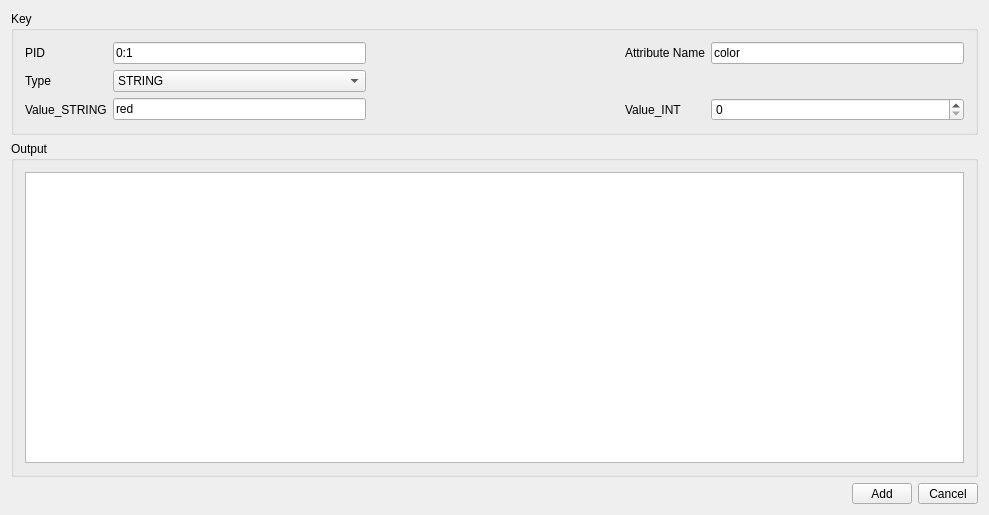
<?xml version="1.0" encoding="UTF-8"?>
<ui version="4.0">
 <class>AddAttrModelDlg</class>
 <widget class="QDialog" name="AddAttrModelDlg">
  <property name="geometry">
   <rect>
    <x>0</x>
    <y>0</y>
    <width>989</width>
    <height>515</height>
   </rect>
  </property>
  <property name="windowTitle">
   <string>AddAttrModelDlg</string>
  </property>
  <layout class="QVBoxLayout" name="verticalLayout" stretch="0,0,0">
   <item>
    <widget class="QGroupBox" name="groupBox_3">
     <property name="title">
      <string>Key</string>
     </property>
     <layout class="QGridLayout" name="gridLayout_4">
      <item row="0" column="4">
       <widget class="QLineEdit" name="lineEdit_attrName">
        <property name="text">
         <string>color</string>
        </property>
       </widget>
      </item>
      <item row="0" column="3">
       <widget class="QLabel" name="label_10">
        <property name="text">
         <string>Attribute Name</string>
        </property>
       </widget>
      </item>
      <item row="0" column="1">
       <widget class="QLineEdit" name="lineEdit_PID">
        <property name="text">
         <string>0:1</string>
        </property>
       </widget>
      </item>
      <item row="2" column="3">
       <widget class="QLabel" name="label_12">
        <property name="text">
         <string>Value_INT</string>
        </property>
       </widget>
      </item>
      <item row="0" column="0">
       <widget class="QLabel" name="label_9">
        <property name="text">
         <string>PID</string>
        </property>
       </widget>
      </item>
      <item row="1" column="0">
       <widget class="QLabel" name="label_11">
        <property name="text">
         <string>Type</string>
        </property>
       </widget>
      </item>
      <item row="2" column="1">
       <widget class="QLineEdit" name="lineEdit_strV">
        <property name="text">
         <string>red</string>
        </property>
       </widget>
      </item>
      <item row="0" column="2">
       <spacer name="horizontalSpacer_6">
        <property name="orientation">
         <enum>Qt::Horizontal</enum>
        </property>
        <property name="sizeHint" stdset="0">
         <size>
          <width>40</width>
          <height>20</height>
         </size>
        </property>
       </spacer>
      </item>
      <item row="1" column="1">
       <widget class="QComboBox" name="comboBox">
        <item>
         <property name="text">
          <string>STRING</string>
         </property>
        </item>
        <item>
         <property name="text">
          <string>INT</string>
         </property>
        </item>
       </widget>
      </item>
      <item row="2" column="4">
       <widget class="QSpinBox" name="spinBox_intV"/>
      </item>
      <item row="2" column="0">
       <widget class="QLabel" name="label_13">
        <property name="text">
         <string>Value_STRING</string>
        </property>
       </widget>
      </item>
     </layout>
    </widget>
   </item>
   <item>
    <widget class="QGroupBox" name="groupBox_4">
     <property name="title">
      <string>Output</string>
     </property>
     <layout class="QGridLayout" name="gridLayout_5">
      <item row="0" column="0">
       <widget class="QListWidget" name="listWidget"/>
      </item>
     </layout>
    </widget>
   </item>
   <item>
    <layout class="QHBoxLayout" name="horizontalLayout">
     <item>
      <spacer name="horizontalSpacer">
       <property name="orientation">
        <enum>Qt::Horizontal</enum>
       </property>
       <property name="sizeHint" stdset="0">
        <size>
         <width>40</width>
         <height>20</height>
        </size>
       </property>
      </spacer>
     </item>
     <item>
      <widget class="QToolButton" name="toolButton_ok">
       <property name="sizePolicy">
        <sizepolicy hsizetype="Preferred" vsizetype="Fixed">
         <horstretch>0</horstretch>
         <verstretch>0</verstretch>
        </sizepolicy>
       </property>
       <property name="minimumSize">
        <size>
         <width>60</width>
         <height>0</height>
        </size>
       </property>
       <property name="text">
        <string>Add</string>
       </property>
      </widget>
     </item>
     <item>
      <widget class="QToolButton" name="toolButton_cancel">
       <property name="sizePolicy">
        <sizepolicy hsizetype="Fixed" vsizetype="Fixed">
         <horstretch>40</horstretch>
         <verstretch>0</verstretch>
        </sizepolicy>
       </property>
       <property name="minimumSize">
        <size>
         <width>60</width>
         <height>0</height>
        </size>
       </property>
       <property name="text">
        <string>Cancel</string>
       </property>
      </widget>
     </item>
    </layout>
   </item>
  </layout>
 </widget>
 <layoutdefault spacing="6" margin="11"/>
 <resources/>
 <connections>
  <connection>
   <sender>toolButton_cancel</sender>
   <signal>clicked()</signal>
   <receiver>AddAttrModelDlg</receiver>
   <slot>reject()</slot>
   <hints>
    <hint type="sourcelabel">
     <x>341</x>
     <y>197</y>
    </hint>
    <hint type="destinationlabel">
     <x>157</x>
     <y>199</y>
    </hint>
   </hints>
  </connection>
 </connections>
</ui>
